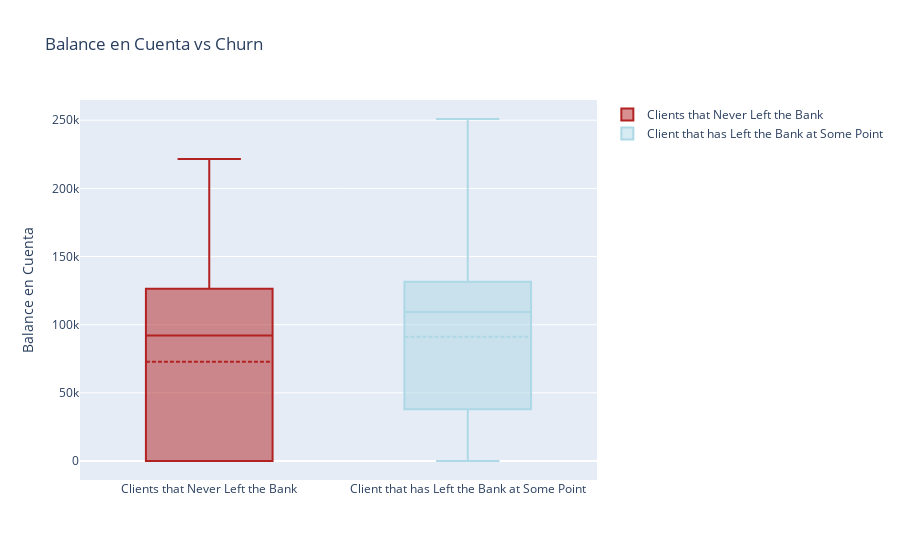

The notebook cell saved with this chart:
### Code cell
data = [
    go.Box(
        
        y = df["balance"].loc[df["churn"]==0],
        marker_color = "firebrick",
        name = "Clients that Never Left the Bank",
        boxmean=True
    ),
    go.Box(
        
        y = df["balance"].loc[df["churn"]==1],
        marker_color = "lightblue",
        name = "Client that has Left the Bank at Some Point",
        boxmean=True
    )
]

layout = go.Layout(title = "Balance en Cuenta vs Churn", yaxis_title = "Balance en Cuenta")

fig = go.Figure(data = data, layout = layout)

fig.show()

### Figure 1 — Plotly figure (JSON) as saved in the notebook; plotly's stock layout.template omitted (floating-point values rounded to 4 significant figures; data arrays with more than 128 entries replaced by an {"elided": "..."} marker saying what was removed)
{"data": [{"boxmean": true, "marker": {"color": "firebrick"}, "name": "Clients that Never Left the Bank", "type": "box", "y": {"elided": "7963 float values"}}, {"boxmean": true, "marker": {"color": "lightblue"}, "name": "Client that has Left the Bank at Some Point", "type": "box", "y": {"elided": "2037 float values"}}], "layout": {"title": {"text": "Balance en Cuenta vs Churn"}, "yaxis": {"title": {"text": "Balance en Cuenta"}}}}
